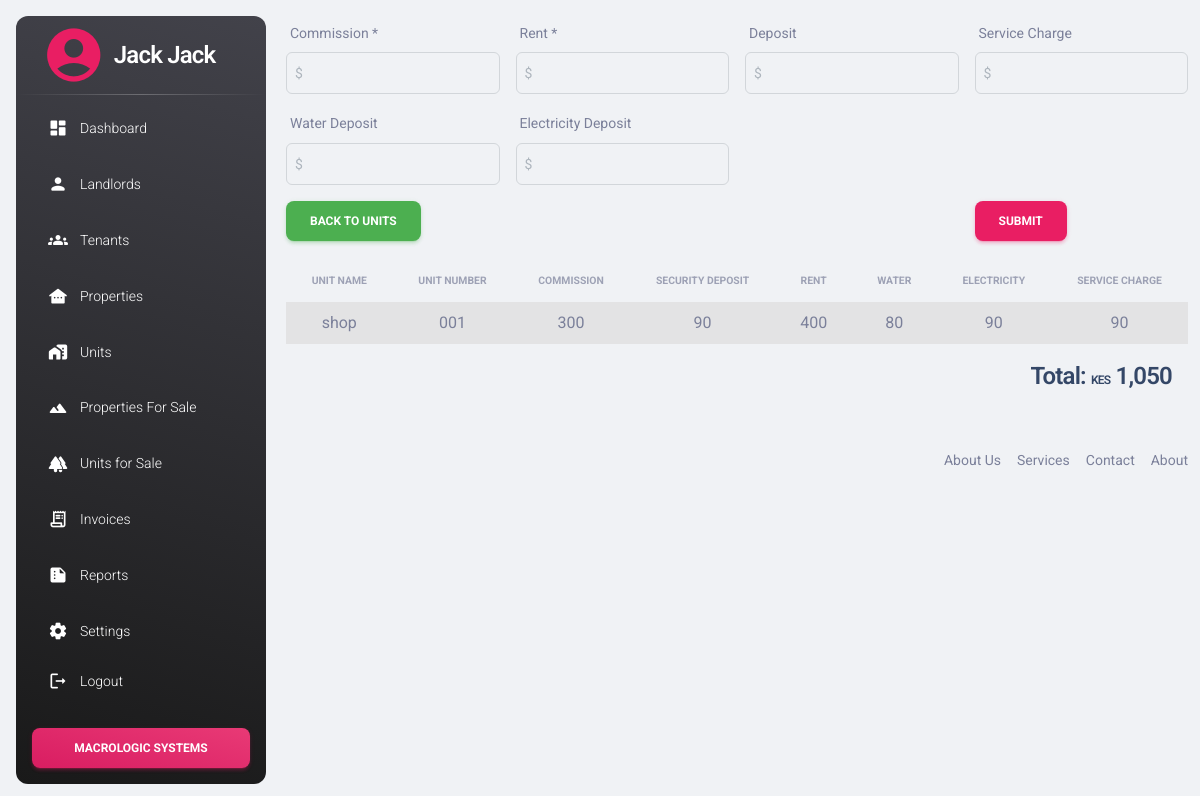
/forms/bill_units.php?bill_id=2 (signed in), run on the app's committed database.
### tables this page shows
CREATE TABLE `billing_two` (
  `id` int(11) NOT NULL,
  `unit_id` int(11) NOT NULL,
  `commission` int(11) NOT NULL,
  `deposit` int(11) NOT NULL,
  `rent` int(11) NOT NULL,
  `service_charge` int(11) DEFAULT NULL,
  `water_deposit` int(11) DEFAULT NULL,
  `electricity_deposit` int(11) DEFAULT NULL
);

CREATE TABLE `units_two` (
  `id` int(11) NOT NULL,
  `property_id` int(11) NOT NULL,
  `unit_name` varchar(50) NOT NULL,
  `unit_number` varchar(20) DEFAULT NULL,
  `description` varchar(2000) NOT NULL,
  `available` enum('No','Yes') NOT NULL,
  `reserved` enum('No','Yes') NOT NULL,
  `occupied` enum('No','Yes') NOT NULL
);

### forms/bill_units.php (the view, shortened to what this page needs)
<?php include '../config/connect.php'; ?>
<?php include '../includes/header.php'; ?>
<div class="container">
  <?php
  if (isset($_GET['bill_id'])) {
    $bill_id = $_GET['bill_id'];
  }
  echo '<form class="row g-3 my-1" action="billscon.php?bill_id=' . $bill_id . '" method="post">
        <div class="col-md-3">
          <label for="commission" class="form-label">Commission *</label>
          <input type="number" class="form-control ps-2" id="commission" name="commission" placeholder="$" autocomplete="off">
        </div>
        <div class="col-md-3">
          <label for="rent" class="form-label">Rent *</label>
          <input type="number" class="form-control ps-2" id="rent" name="rent" placeholder="$" autocomplete="off">
        </div>
        <div class="col-md-3">
          <label for="deposit" class="form-label">Deposit</label>
          <input type="number" class="form-control ps-2" id="deposit" name="deposit" placeholder="$"  autocomplete="off">
        </div>
        <div class="col-md-3">
          <label for="service" class="form-label">Service Charge</label>
          <input type="number" class="form-control ps-2" id="service" name="service" placeholder="$" autocomplete="off">
        </div>
        <div class="col-md-3">
          <label for="water" class="form-label">Water Deposit</label>
          <input type="number" class="form-control ps-2" id="water" name="water" placeholder="$" autocomplete="off">
        </div>
        <div class="col-md-3">
          <label for="electricity" class="form-label">Electricity Deposit</label>
          <input type="number" class="form-control ps-2" id="electricity" name="electricity" placeholder="$" autocomplete="off">
        </div>
        <div class="col-9">
          <a href="../tables/units_view.php" class="btn btn-success">Back to units</a>
        </div>
        <div class="col-3">
          <button type="submit" name="bill" id="submitBill" class="btn btn-primary">Submit</button>
        </div>
      </form>';
  ?>
  <div class="table-responsive p-0">
    <table class="table table-striped">
      <thead>
        <tr>
          <th class="text-center text-uppercase text-secondary text-xxs font-weight-bolder opacity-7">Unit name</th>
          <th class="text-center text-uppercase text-secondary text-xxs font-weight-bolder opacity-7">unit number</th>
          <th class="text-center text-uppercase text-secondary text-xxs font-weight-bolder opacity-7">commission</th>
          <th class="text-center text-uppercase text-secondary text-xxs font-weight-bolder opacity-7">security deposit</th>
          <th class="text-center text-uppercase text-secondary text-xxs font-weight-bolder opacity-7">rent</th>
          <th class="text-center text-uppercase text-secondary text-xxs font-weight-bolder opacity-7">water</th>
          <th class="text-center text-uppercase text-secondary text-xxs font-weight-bolder opacity-7">electricity</th>
          <th class="text-center text-uppercase text-secondary text-xxs font-weight-bolder opacity-7">Service charge</th>
        </tr>
      </thead>
      <tbody>
        <?php
        if (isset($_GET['bill_id'])) {
          $bill = $_GET['bill_id'];
        }
        $sql = "SELECT
              units_two.unit_name AS unit_name,
              units_two.unit_number AS unit_number,
              billing_two.commission AS commission,
              billing_two.deposit AS deposit,
              billing_two.rent AS rent,
              billing_two.service_charge AS service_charge,
              billing_two.water_deposit AS water,
              billing_two.electricity_deposit AS electricity
            FROM
              billing_two
            JOIN
              units_two ON billing_two.unit_id = units_two.id
            WHERE
              units_two.id = $bill
            ";
        $result = $con->query($sql);
        $total = 0;
        if ($result->num_rows > 0) {
          $row = $result->fetch_assoc();
          if ($row) {
            echo '<tr>
                        <td class="text-center">' . $row["unit_name"] . '</td>
                        <td class="text-center">' . $row["unit_number"] . '</td>
                        <td class="text-center">' . $row["commission"] . '</td>
                        <td class="text-center">' . $row["deposit"] . '</td>
                        <td class="text-center">' . $row["rent"] . '</td>
                        <td class="text-center">' . $row["service_charge"] . '</td>
                        <td class="text-center">' . $row["water"] . '</td>
                        <td class="text-center">' . $row["electricity"] . '</td>
                      </tr>';
            $total += $row['commission'] + $row['deposit'] + $row['rent'] + $row['service_charge'] + $row['water'] + $row['electricity'];
          }
        } else {
          echo '<td colspan="8" class="text-center h4">No Bills Yet</td>';
        }
        ?>
      </tbody>
    </table>
    <?php
    $format_total = number_format($total);
    echo '<div class="d-flex justify-content-end me-3">
          <div class="total h4">Total: <span class="text-xs">KES</span> ' . $format_total . ' </div>
        </div>';
    ?>
  </div>
</div>
<footer class="footer pt-5">
  <div class="container-fluid">
    <div class="row align-items-center justify-content-lg-between">
      <div class="col-lg-12">
        <ul class="nav nav-footer justify-content-center justify-content-lg-end">
          <li class="nav-item">
            <a href="https://www.creative-tim.com/license" class="nav-link pe-0 text-muted" target="_blank">About Us</a>
          </li>
          <li class="nav-item">
            <a href="https://www.creative-tim.com/license" class="nav-link pe-0 text-muted" target="_blank">Services</a>
          </li>
          <li class="nav-item">
            <a href="https://www.creative-tim.com/license" class="nav-link pe-0 text-muted" target="_blank">Contact</a>
          </li>
          <li class="nav-item">
            <a href="https://www.creative-tim.com/license" class="nav-link pe-0 text-muted" target="_blank">About</a>
          </li>
        </ul>
      </div>
    </div>
  </div>
</footer>
</main>
</body>
</html>

### data on the page
billing_two: units_two.unit_name "shop", units_two.unit_number "001", commission "300", deposit "90", rent "400", service_charge "80", water_deposit "90", electricity_deposit "90"

### other printed values
$username "Jack Jack"
$format_total "1,050"
